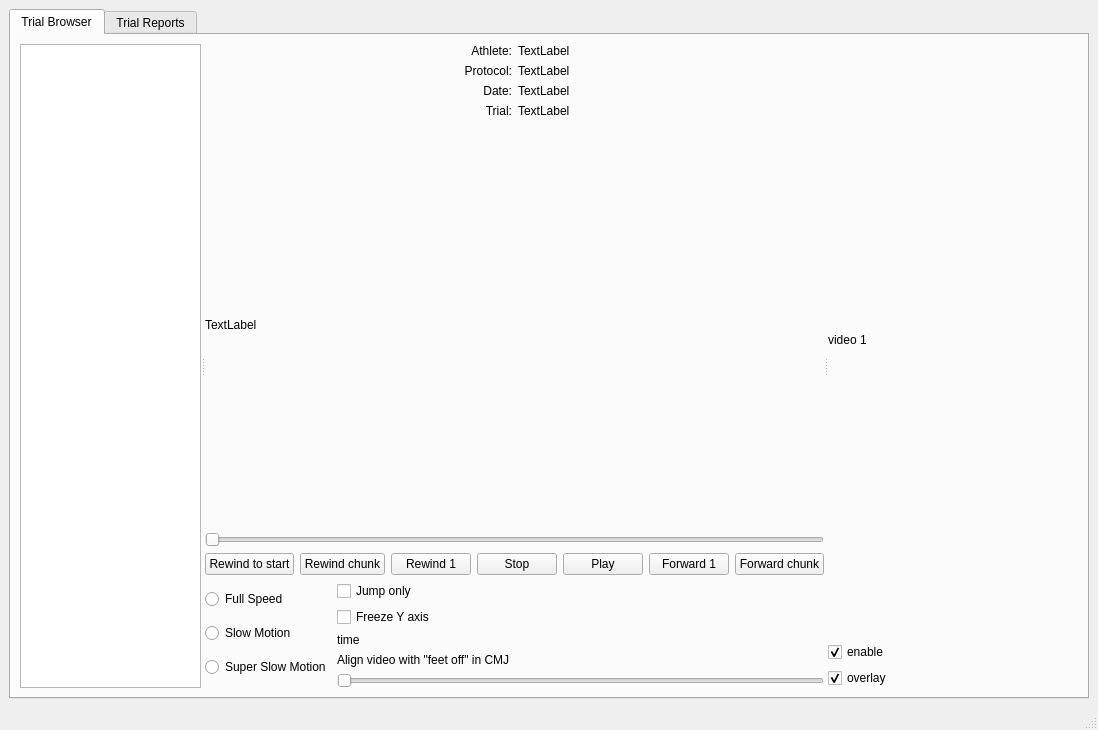
<?xml version="1.0" encoding="UTF-8"?>
<ui version="4.0">
 <class>MainAnalyticsWindow</class>
 <widget class="QMainWindow" name="MainAnalyticsWindow">
  <property name="geometry">
   <rect>
    <x>0</x>
    <y>0</y>
    <width>1098</width>
    <height>730</height>
   </rect>
  </property>
  <property name="windowTitle">
   <string>MainWindow</string>
  </property>
  <widget class="QWidget" name="centralwidget">
   <layout class="QHBoxLayout" name="horizontalLayout_3">
    <item>
     <widget class="QTabWidget" name="tabWidget">
      <property name="currentIndex">
       <number>0</number>
      </property>
      <widget class="QWidget" name="tab_trial_browser">
       <attribute name="title">
        <string>Trial Browser</string>
       </attribute>
       <layout class="QHBoxLayout" name="horizontalLayout">
        <item>
         <widget class="QSplitter" name="splitter">
          <property name="enabled">
           <bool>true</bool>
          </property>
          <property name="orientation">
           <enum>Qt::Horizontal</enum>
          </property>
          <widget class="QSplitter" name="splitter_3">
           <property name="sizePolicy">
            <sizepolicy hsizetype="Expanding" vsizetype="Expanding">
             <horstretch>0</horstretch>
             <verstretch>0</verstretch>
            </sizepolicy>
           </property>
           <property name="orientation">
            <enum>Qt::Horizontal</enum>
           </property>
           <widget class="QTreeWidget" name="treeWidget">
            <property name="minimumSize">
             <size>
              <width>175</width>
              <height>0</height>
             </size>
            </property>
            <property name="columnCount">
             <number>1</number>
            </property>
            <attribute name="headerVisible">
             <bool>false</bool>
            </attribute>
            <column>
             <property name="text">
              <string notr="true">1</string>
             </property>
            </column>
           </widget>
           <widget class="QWidget" name="layoutWidget_3">
            <layout class="QVBoxLayout" name="verticalLayout" stretch="0,1,0,0">
             <item>
              <layout class="QGridLayout" name="gridLayout">
               <item row="1" column="0">
                <widget class="QLabel" name="label_protocol">
                 <property name="sizePolicy">
                  <sizepolicy hsizetype="Preferred" vsizetype="Fixed">
                   <horstretch>0</horstretch>
                   <verstretch>0</verstretch>
                  </sizepolicy>
                 </property>
                 <property name="layoutDirection">
                  <enum>Qt::LeftToRight</enum>
                 </property>
                 <property name="frameShadow">
                  <enum>QFrame::Sunken</enum>
                 </property>
                 <property name="text">
                  <string>Protocol:</string>
                 </property>
                 <property name="alignment">
                  <set>Qt::AlignRight|Qt::AlignTrailing|Qt::AlignVCenter</set>
                 </property>
                </widget>
               </item>
               <item row="0" column="0">
                <widget class="QLabel" name="label_athlete">
                 <property name="sizePolicy">
                  <sizepolicy hsizetype="Preferred" vsizetype="Fixed">
                   <horstretch>0</horstretch>
                   <verstretch>0</verstretch>
                  </sizepolicy>
                 </property>
                 <property name="text">
                  <string>Athlete:</string>
                 </property>
                 <property name="alignment">
                  <set>Qt::AlignRight|Qt::AlignTrailing|Qt::AlignVCenter</set>
                 </property>
                </widget>
               </item>
               <item row="0" column="1">
                <widget class="QLabel" name="label_athlete_value">
                 <property name="text">
                  <string>TextLabel</string>
                 </property>
                </widget>
               </item>
               <item row="2" column="0">
                <widget class="QLabel" name="label_date">
                 <property name="sizePolicy">
                  <sizepolicy hsizetype="Preferred" vsizetype="Fixed">
                   <horstretch>0</horstretch>
                   <verstretch>0</verstretch>
                  </sizepolicy>
                 </property>
                 <property name="text">
                  <string>Date:</string>
                 </property>
                 <property name="alignment">
                  <set>Qt::AlignRight|Qt::AlignTrailing|Qt::AlignVCenter</set>
                 </property>
                </widget>
               </item>
               <item row="2" column="1">
                <widget class="QLabel" name="label_date_value">
                 <property name="text">
                  <string>TextLabel</string>
                 </property>
                </widget>
               </item>
               <item row="1" column="1">
                <widget class="QLabel" name="label_protocol_value">
                 <property name="text">
                  <string>TextLabel</string>
                 </property>
                </widget>
               </item>
               <item row="3" column="1">
                <widget class="QLabel" name="label_trial_value">
                 <property name="text">
                  <string>TextLabel</string>
                 </property>
                </widget>
               </item>
               <item row="3" column="0">
                <widget class="QLabel" name="label_trial">
                 <property name="sizePolicy">
                  <sizepolicy hsizetype="Preferred" vsizetype="Fixed">
                   <horstretch>0</horstretch>
                   <verstretch>0</verstretch>
                  </sizepolicy>
                 </property>
                 <property name="text">
                  <string>Trial:</string>
                 </property>
                 <property name="alignment">
                  <set>Qt::AlignRight|Qt::AlignTrailing|Qt::AlignVCenter</set>
                 </property>
                </widget>
               </item>
              </layout>
             </item>
             <item>
              <layout class="QVBoxLayout" name="verticalLayout_graph">
               <item>
                <widget class="QLabel" name="label_graphic">
                 <property name="text">
                  <string>TextLabel</string>
                 </property>
                </widget>
               </item>
               <item>
                <widget class="QSlider" name="videoSlider">
                 <property name="orientation">
                  <enum>Qt::Horizontal</enum>
                 </property>
                </widget>
               </item>
              </layout>
             </item>
             <item>
              <layout class="QHBoxLayout" name="horizontalLayout_play">
               <item>
                <widget class="QPushButton" name="pushButton_rewind_to_start">
                 <property name="text">
                  <string>Rewind to start</string>
                 </property>
                </widget>
               </item>
               <item>
                <widget class="QPushButton" name="pushButton_rewind_chunk">
                 <property name="text">
                  <string>Rewind chunk</string>
                 </property>
                </widget>
               </item>
               <item>
                <widget class="QPushButton" name="pushButton_rewind">
                 <property name="text">
                  <string>Rewind 1</string>
                 </property>
                </widget>
               </item>
               <item>
                <widget class="QPushButton" name="pushButton_stop">
                 <property name="text">
                  <string>Stop</string>
                 </property>
                </widget>
               </item>
               <item>
                <widget class="QPushButton" name="pushButton_play">
                 <property name="text">
                  <string>Play</string>
                 </property>
                </widget>
               </item>
               <item>
                <widget class="QPushButton" name="pushButton_forward">
                 <property name="text">
                  <string>Forward 1</string>
                 </property>
                </widget>
               </item>
               <item>
                <widget class="QPushButton" name="pushButton_forward_chunk">
                 <property name="text">
                  <string>Forward chunk</string>
                 </property>
                </widget>
               </item>
              </layout>
             </item>
             <item>
              <layout class="QHBoxLayout" name="horizontalLayout_play_options">
               <item>
                <layout class="QVBoxLayout" name="verticalLayout_speed">
                 <item>
                  <widget class="QRadioButton" name="radioButton_full">
                   <property name="text">
                    <string>Full Speed</string>
                   </property>
                  </widget>
                 </item>
                 <item>
                  <widget class="QRadioButton" name="radioButton_slow">
                   <property name="text">
                    <string>Slow Motion</string>
                   </property>
                  </widget>
                 </item>
                 <item>
                  <widget class="QRadioButton" name="radioButton_super_slow">
                   <property name="text">
                    <string>Super Slow Motion</string>
                   </property>
                  </widget>
                 </item>
                </layout>
               </item>
               <item>
                <layout class="QVBoxLayout" name="verticalLayout_labels">
                 <item>
                  <widget class="QCheckBox" name="checkBox_short_video">
                   <property name="text">
                    <string>Jump only</string>
                   </property>
                  </widget>
                 </item>
                 <item>
                  <widget class="QCheckBox" name="checkBox_freeze_y_axis">
                   <property name="text">
                    <string>Freeze Y axis</string>
                   </property>
                  </widget>
                 </item>
                 <item>
                  <widget class="QLabel" name="qlabel_time">
                   <property name="text">
                    <string>time</string>
                   </property>
                  </widget>
                 </item>
                 <item>
                  <widget class="QLabel" name="label_align_video">
                   <property name="text">
                    <string>Align video with &quot;feet off&quot; in CMJ</string>
                   </property>
                  </widget>
                 </item>
                 <item>
                  <widget class="QSlider" name="videoAlignmentSlider">
                   <property name="orientation">
                    <enum>Qt::Horizontal</enum>
                   </property>
                  </widget>
                 </item>
                </layout>
               </item>
              </layout>
             </item>
            </layout>
           </widget>
          </widget>
          <widget class="QWidget" name="layoutWidget_4">
           <layout class="QHBoxLayout" name="horizontalLayout_video_panels">
            <item>
             <layout class="QVBoxLayout" name="verticalLayout_Lvideo">
              <item>
               <widget class="QLabel" name="label_video1">
                <property name="sizePolicy">
                 <sizepolicy hsizetype="Expanding" vsizetype="Expanding">
                  <horstretch>0</horstretch>
                  <verstretch>0</verstretch>
                 </sizepolicy>
                </property>
                <property name="minimumSize">
                 <size>
                  <width>250</width>
                  <height>0</height>
                 </size>
                </property>
                <property name="text">
                 <string>video 1</string>
                </property>
               </widget>
              </item>
              <item>
               <widget class="QCheckBox" name="checkBox_video1_enable">
                <property name="text">
                 <string>enable</string>
                </property>
                <property name="checked">
                 <bool>true</bool>
                </property>
               </widget>
              </item>
              <item>
               <widget class="QCheckBox" name="checkBox_video1_overlay">
                <property name="text">
                 <string>overlay</string>
                </property>
                <property name="checked">
                 <bool>true</bool>
                </property>
               </widget>
              </item>
             </layout>
            </item>
           </layout>
          </widget>
         </widget>
        </item>
       </layout>
      </widget>
      <widget class="QWidget" name="tab_report">
       <attribute name="title">
        <string>Trial Reports</string>
       </attribute>
       <layout class="QHBoxLayout" name="horizontalLayout_2">
        <item>
         <layout class="QHBoxLayout" name="horizontalLayout_7">
          <property name="sizeConstraint">
           <enum>QLayout::SetDefaultConstraint</enum>
          </property>
          <item>
           <widget class="QTreeWidget" name="treeWidget_reports">
            <property name="sizePolicy">
             <sizepolicy hsizetype="Fixed" vsizetype="Expanding">
              <horstretch>0</horstretch>
              <verstretch>0</verstretch>
             </sizepolicy>
            </property>
            <property name="minimumSize">
             <size>
              <width>175</width>
              <height>0</height>
             </size>
            </property>
            <attribute name="headerVisible">
             <bool>false</bool>
            </attribute>
            <column>
             <property name="text">
              <string notr="true">1</string>
             </property>
            </column>
           </widget>
          </item>
          <item>
           <layout class="QVBoxLayout" name="verticalLayout_10" stretch="1,0">
            <item>
             <layout class="QGridLayout" name="gridLayout_plots">
              <property name="leftMargin">
               <number>5</number>
              </property>
              <property name="topMargin">
               <number>5</number>
              </property>
              <property name="rightMargin">
               <number>5</number>
              </property>
              <property name="bottomMargin">
               <number>5</number>
              </property>
              <property name="horizontalSpacing">
               <number>6</number>
              </property>
              <item row="1" column="0">
               <widget class="QLabel" name="label_plot3">
                <property name="sizePolicy">
                 <sizepolicy hsizetype="Expanding" vsizetype="Expanding">
                  <horstretch>0</horstretch>
                  <verstretch>0</verstretch>
                 </sizepolicy>
                </property>
                <property name="text">
                 <string>TextLabel</string>
                </property>
               </widget>
              </item>
              <item row="0" column="1">
               <widget class="QLabel" name="label_plot2">
                <property name="sizePolicy">
                 <sizepolicy hsizetype="Expanding" vsizetype="Expanding">
                  <horstretch>0</horstretch>
                  <verstretch>0</verstretch>
                 </sizepolicy>
                </property>
                <property name="text">
                 <string>TextLabel</string>
                </property>
               </widget>
              </item>
              <item row="0" column="0">
               <widget class="QLabel" name="label_plot1">
                <property name="sizePolicy">
                 <sizepolicy hsizetype="Expanding" vsizetype="Expanding">
                  <horstretch>0</horstretch>
                  <verstretch>0</verstretch>
                 </sizepolicy>
                </property>
                <property name="text">
                 <string>TextLabel</string>
                </property>
               </widget>
              </item>
              <item row="1" column="1">
               <widget class="QLabel" name="label_plot4">
                <property name="sizePolicy">
                 <sizepolicy hsizetype="Expanding" vsizetype="Expanding">
                  <horstretch>0</horstretch>
                  <verstretch>0</verstretch>
                 </sizepolicy>
                </property>
                <property name="text">
                 <string>TextLabel</string>
                </property>
               </widget>
              </item>
             </layout>
            </item>
            <item>
             <layout class="QHBoxLayout" name="horizontalLayout_6" stretch="12,0,0,0,2,0,0">
              <item>
               <spacer name="horizontalSpacer">
                <property name="orientation">
                 <enum>Qt::Horizontal</enum>
                </property>
                <property name="sizeHint" stdset="0">
                 <size>
                  <width>40</width>
                  <height>20</height>
                 </size>
                </property>
               </spacer>
              </item>
              <item>
               <widget class="QPushButton" name="pushButton_page_back">
                <property name="text">
                 <string>  Page Back  </string>
                </property>
               </widget>
              </item>
              <item>
               <widget class="QLabel" name="page_of_page">
                <property name="text">
                 <string>TextLabel</string>
                </property>
               </widget>
              </item>
              <item>
               <widget class="QPushButton" name="pushButton_page_forward">
                <property name="text">
                 <string>  Page Forward  </string>
                </property>
               </widget>
              </item>
              <item>
               <spacer name="horizontalSpacer_2">
                <property name="orientation">
                 <enum>Qt::Horizontal</enum>
                </property>
                <property name="sizeHint" stdset="0">
                 <size>
                  <width>40</width>
                  <height>20</height>
                 </size>
                </property>
               </spacer>
              </item>
              <item>
               <widget class="QPushButton" name="pushButton_create_pdf">
                <property name="text">
                 <string>  Create PDF Report  </string>
                </property>
               </widget>
              </item>
              <item>
               <widget class="QPushButton" name="pushbutton_results_directory">
                <property name="text">
                 <string>  Results Directory  </string>
                </property>
               </widget>
              </item>
             </layout>
            </item>
           </layout>
          </item>
         </layout>
        </item>
       </layout>
      </widget>
     </widget>
    </item>
   </layout>
  </widget>
  <widget class="QMenuBar" name="menubar">
   <property name="geometry">
    <rect>
     <x>0</x>
     <y>0</y>
     <width>1098</width>
     <height>22</height>
    </rect>
   </property>
  </widget>
  <widget class="QStatusBar" name="statusbar"/>
 </widget>
 <resources/>
 <connections/>
</ui>
